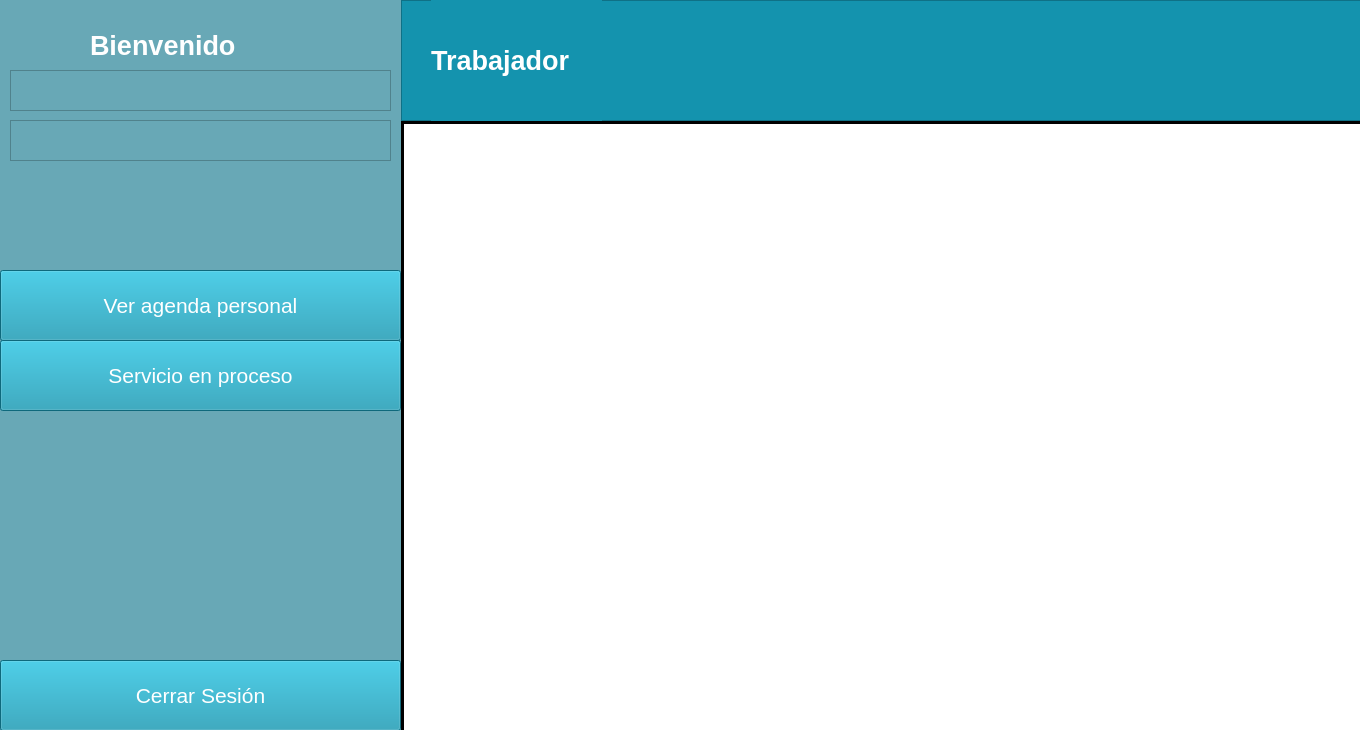
<?xml version="1.0" encoding="UTF-8"?>
<ui version="4.0">
 <class>MainWindow</class>
 <widget class="QMainWindow" name="MainWindow">
  <property name="geometry">
   <rect>
    <x>0</x>
    <y>0</y>
    <width>1360</width>
    <height>730</height>
   </rect>
  </property>
  <property name="palette">
   <palette>
    <active>
     <colorrole role="WindowText">
      <brush brushstyle="SolidPattern">
       <color alpha="255">
        <red>255</red>
        <green>255</green>
        <blue>255</blue>
       </color>
      </brush>
     </colorrole>
     <colorrole role="Light">
      <brush brushstyle="SolidPattern">
       <color alpha="255">
        <red>20</red>
        <green>147</green>
        <blue>174</blue>
       </color>
      </brush>
     </colorrole>
     <colorrole role="Base">
      <brush brushstyle="SolidPattern">
       <color alpha="255">
        <red>255</red>
        <green>255</green>
        <blue>255</blue>
       </color>
      </brush>
     </colorrole>
     <colorrole role="Window">
      <brush brushstyle="SolidPattern">
       <color alpha="255">
        <red>104</red>
        <green>168</green>
        <blue>182</blue>
       </color>
      </brush>
     </colorrole>
    </active>
    <inactive>
     <colorrole role="WindowText">
      <brush brushstyle="SolidPattern">
       <color alpha="255">
        <red>255</red>
        <green>255</green>
        <blue>255</blue>
       </color>
      </brush>
     </colorrole>
     <colorrole role="Light">
      <brush brushstyle="SolidPattern">
       <color alpha="255">
        <red>20</red>
        <green>147</green>
        <blue>174</blue>
       </color>
      </brush>
     </colorrole>
     <colorrole role="Base">
      <brush brushstyle="SolidPattern">
       <color alpha="255">
        <red>255</red>
        <green>255</green>
        <blue>255</blue>
       </color>
      </brush>
     </colorrole>
     <colorrole role="Window">
      <brush brushstyle="SolidPattern">
       <color alpha="255">
        <red>104</red>
        <green>168</green>
        <blue>182</blue>
       </color>
      </brush>
     </colorrole>
    </inactive>
    <disabled>
     <colorrole role="WindowText">
      <brush brushstyle="SolidPattern">
       <color alpha="255">
        <red>120</red>
        <green>120</green>
        <blue>120</blue>
       </color>
      </brush>
     </colorrole>
     <colorrole role="Light">
      <brush brushstyle="SolidPattern">
       <color alpha="255">
        <red>20</red>
        <green>147</green>
        <blue>174</blue>
       </color>
      </brush>
     </colorrole>
     <colorrole role="Base">
      <brush brushstyle="SolidPattern">
       <color alpha="255">
        <red>104</red>
        <green>168</green>
        <blue>182</blue>
       </color>
      </brush>
     </colorrole>
     <colorrole role="Window">
      <brush brushstyle="SolidPattern">
       <color alpha="255">
        <red>104</red>
        <green>168</green>
        <blue>182</blue>
       </color>
      </brush>
     </colorrole>
    </disabled>
   </palette>
  </property>
  <property name="windowTitle">
   <string>Centro de estetica</string>
  </property>
  <property name="windowIcon">
   <iconset>
    <normaloff>../../Downloads/uco/POO/entornoVirtual/_92127008_thinkstockphotos-615094882.jpg</normaloff>../../Downloads/uco/POO/entornoVirtual/_92127008_thinkstockphotos-615094882.jpg</iconset>
  </property>
  <widget class="QWidget" name="centralwidget">
   <property name="enabled">
    <bool>true</bool>
   </property>
   <widget class="QLabel" name="label_2">
    <property name="geometry">
     <rect>
      <x>570</x>
      <y>510</y>
      <width>211</width>
      <height>81</height>
     </rect>
    </property>
    <property name="font">
     <font>
      <pointsize>25</pointsize>
     </font>
    </property>
    <property name="text">
     <string>Contraseña</string>
    </property>
   </widget>
   <widget class="QLabel" name="label_3">
    <property name="geometry">
     <rect>
      <x>600</x>
      <y>410</y>
      <width>141</width>
      <height>51</height>
     </rect>
    </property>
    <property name="font">
     <font>
      <pointsize>25</pointsize>
     </font>
    </property>
    <property name="text">
     <string>Usuario</string>
    </property>
   </widget>
   <widget class="QFrame" name="frame">
    <property name="geometry">
     <rect>
      <x>401</x>
      <y>0</y>
      <width>1571</width>
      <height>121</height>
     </rect>
    </property>
    <property name="styleSheet">
     <string notr="true">background-color: rgb(20, 147, 174);</string>
    </property>
    <property name="frameShape">
     <enum>QFrame::StyledPanel</enum>
    </property>
    <property name="frameShadow">
     <enum>QFrame::Raised</enum>
    </property>
    <widget class="QLabel" name="Title_2">
     <property name="geometry">
      <rect>
       <x>30</x>
       <y>0</y>
       <width>171</width>
       <height>121</height>
      </rect>
     </property>
     <property name="palette">
      <palette>
       <active>
        <colorrole role="WindowText">
         <brush brushstyle="SolidPattern">
          <color alpha="255">
           <red>255</red>
           <green>255</green>
           <blue>255</blue>
          </color>
         </brush>
        </colorrole>
        <colorrole role="Button">
         <brush brushstyle="SolidPattern">
          <color alpha="255">
           <red>20</red>
           <green>147</green>
           <blue>174</blue>
          </color>
         </brush>
        </colorrole>
        <colorrole role="Base">
         <brush brushstyle="SolidPattern">
          <color alpha="255">
           <red>20</red>
           <green>147</green>
           <blue>174</blue>
          </color>
         </brush>
        </colorrole>
        <colorrole role="Window">
         <brush brushstyle="SolidPattern">
          <color alpha="255">
           <red>20</red>
           <green>147</green>
           <blue>174</blue>
          </color>
         </brush>
        </colorrole>
       </active>
       <inactive>
        <colorrole role="WindowText">
         <brush brushstyle="SolidPattern">
          <color alpha="255">
           <red>255</red>
           <green>255</green>
           <blue>255</blue>
          </color>
         </brush>
        </colorrole>
        <colorrole role="Button">
         <brush brushstyle="SolidPattern">
          <color alpha="255">
           <red>20</red>
           <green>147</green>
           <blue>174</blue>
          </color>
         </brush>
        </colorrole>
        <colorrole role="Base">
         <brush brushstyle="SolidPattern">
          <color alpha="255">
           <red>20</red>
           <green>147</green>
           <blue>174</blue>
          </color>
         </brush>
        </colorrole>
        <colorrole role="Window">
         <brush brushstyle="SolidPattern">
          <color alpha="255">
           <red>20</red>
           <green>147</green>
           <blue>174</blue>
          </color>
         </brush>
        </colorrole>
       </inactive>
       <disabled>
        <colorrole role="WindowText">
         <brush brushstyle="SolidPattern">
          <color alpha="255">
           <red>120</red>
           <green>120</green>
           <blue>120</blue>
          </color>
         </brush>
        </colorrole>
        <colorrole role="Button">
         <brush brushstyle="SolidPattern">
          <color alpha="255">
           <red>20</red>
           <green>147</green>
           <blue>174</blue>
          </color>
         </brush>
        </colorrole>
        <colorrole role="Base">
         <brush brushstyle="SolidPattern">
          <color alpha="255">
           <red>20</red>
           <green>147</green>
           <blue>174</blue>
          </color>
         </brush>
        </colorrole>
        <colorrole role="Window">
         <brush brushstyle="SolidPattern">
          <color alpha="255">
           <red>20</red>
           <green>147</green>
           <blue>174</blue>
          </color>
         </brush>
        </colorrole>
       </disabled>
      </palette>
     </property>
     <property name="font">
      <font>
       <family>MS Shell Dlg 2</family>
       <pointsize>20</pointsize>
       <weight>75</weight>
       <italic>false</italic>
       <bold>true</bold>
       <strikeout>false</strikeout>
      </font>
     </property>
     <property name="text">
      <string>Trabajador</string>
     </property>
    </widget>
   </widget>
   <widget class="QFrame" name="frame_2">
    <property name="geometry">
     <rect>
      <x>401</x>
      <y>50</y>
      <width>1711</width>
      <height>1041</height>
     </rect>
    </property>
    <property name="styleSheet">
     <string notr="true">background-color: rgb(255, 255, 255);</string>
    </property>
    <property name="frameShape">
     <enum>QFrame::StyledPanel</enum>
    </property>
    <property name="frameShadow">
     <enum>QFrame::Raised</enum>
    </property>
    <widget class="QFrame" name="frame_3">
     <property name="geometry">
      <rect>
       <x>0</x>
       <y>-120</y>
       <width>3</width>
       <height>1101</height>
      </rect>
     </property>
     <property name="styleSheet">
      <string notr="true">background-color: rgb(0, 0, 0);</string>
     </property>
     <property name="frameShape">
      <enum>QFrame::StyledPanel</enum>
     </property>
     <property name="frameShadow">
      <enum>QFrame::Raised</enum>
     </property>
    </widget>
    <widget class="QFrame" name="frame_4">
     <property name="geometry">
      <rect>
       <x>0</x>
       <y>70</y>
       <width>1651</width>
       <height>4</height>
      </rect>
     </property>
     <property name="styleSheet">
      <string notr="true">background-color: rgb(0, 0, 0);</string>
     </property>
     <property name="frameShape">
      <enum>QFrame::StyledPanel</enum>
     </property>
     <property name="frameShadow">
      <enum>QFrame::Raised</enum>
     </property>
    </widget>
   </widget>
   <widget class="QTextEdit" name="Nombre_usuario">
    <property name="geometry">
     <rect>
      <x>10</x>
      <y>70</y>
      <width>381</width>
      <height>41</height>
     </rect>
    </property>
    <property name="styleSheet">
     <string notr="true">background-color: rgb(104, 168, 182);
color: rgb(104, 168, 182);
selection-color: rgb(104, 168, 182);
border-bottom-color: rgb(104, 168, 182);
alternate-background-color: rgb(104, 168, 182);
gridline-color: rgb(104, 168, 182);
border-top-color: rgb(104, 168, 182);
border-color: rgb(104, 168, 182);</string>
    </property>
   </widget>
   <widget class="QPushButton" name="botSerProc">
    <property name="geometry">
     <rect>
      <x>0</x>
      <y>340</y>
      <width>401</width>
      <height>71</height>
     </rect>
    </property>
    <property name="palette">
     <palette>
      <active>
       <colorrole role="Button">
        <brush brushstyle="SolidPattern">
         <color alpha="255">
          <red>20</red>
          <green>147</green>
          <blue>174</blue>
         </color>
        </brush>
       </colorrole>
       <colorrole role="Text">
        <brush brushstyle="SolidPattern">
         <color alpha="255">
          <red>255</red>
          <green>255</green>
          <blue>255</blue>
         </color>
        </brush>
       </colorrole>
       <colorrole role="ButtonText">
        <brush brushstyle="SolidPattern">
         <color alpha="255">
          <red>255</red>
          <green>255</green>
          <blue>255</blue>
         </color>
        </brush>
       </colorrole>
       <colorrole role="Base">
        <brush brushstyle="SolidPattern">
         <color alpha="255">
          <red>20</red>
          <green>147</green>
          <blue>174</blue>
         </color>
        </brush>
       </colorrole>
       <colorrole role="Window">
        <brush brushstyle="SolidPattern">
         <color alpha="255">
          <red>20</red>
          <green>147</green>
          <blue>174</blue>
         </color>
        </brush>
       </colorrole>
       <colorrole role="PlaceholderText">
        <brush brushstyle="SolidPattern">
         <color alpha="128">
          <red>255</red>
          <green>255</green>
          <blue>255</blue>
         </color>
        </brush>
       </colorrole>
      </active>
      <inactive>
       <colorrole role="Button">
        <brush brushstyle="SolidPattern">
         <color alpha="255">
          <red>20</red>
          <green>147</green>
          <blue>174</blue>
         </color>
        </brush>
       </colorrole>
       <colorrole role="Text">
        <brush brushstyle="SolidPattern">
         <color alpha="255">
          <red>255</red>
          <green>255</green>
          <blue>255</blue>
         </color>
        </brush>
       </colorrole>
       <colorrole role="ButtonText">
        <brush brushstyle="SolidPattern">
         <color alpha="255">
          <red>255</red>
          <green>255</green>
          <blue>255</blue>
         </color>
        </brush>
       </colorrole>
       <colorrole role="Base">
        <brush brushstyle="SolidPattern">
         <color alpha="255">
          <red>20</red>
          <green>147</green>
          <blue>174</blue>
         </color>
        </brush>
       </colorrole>
       <colorrole role="Window">
        <brush brushstyle="SolidPattern">
         <color alpha="255">
          <red>20</red>
          <green>147</green>
          <blue>174</blue>
         </color>
        </brush>
       </colorrole>
       <colorrole role="PlaceholderText">
        <brush brushstyle="SolidPattern">
         <color alpha="128">
          <red>255</red>
          <green>255</green>
          <blue>255</blue>
         </color>
        </brush>
       </colorrole>
      </inactive>
      <disabled>
       <colorrole role="Button">
        <brush brushstyle="SolidPattern">
         <color alpha="255">
          <red>20</red>
          <green>147</green>
          <blue>174</blue>
         </color>
        </brush>
       </colorrole>
       <colorrole role="Text">
        <brush brushstyle="SolidPattern">
         <color alpha="255">
          <red>120</red>
          <green>120</green>
          <blue>120</blue>
         </color>
        </brush>
       </colorrole>
       <colorrole role="ButtonText">
        <brush brushstyle="SolidPattern">
         <color alpha="255">
          <red>120</red>
          <green>120</green>
          <blue>120</blue>
         </color>
        </brush>
       </colorrole>
       <colorrole role="Base">
        <brush brushstyle="SolidPattern">
         <color alpha="255">
          <red>20</red>
          <green>147</green>
          <blue>174</blue>
         </color>
        </brush>
       </colorrole>
       <colorrole role="Window">
        <brush brushstyle="SolidPattern">
         <color alpha="255">
          <red>20</red>
          <green>147</green>
          <blue>174</blue>
         </color>
        </brush>
       </colorrole>
       <colorrole role="PlaceholderText">
        <brush brushstyle="SolidPattern">
         <color alpha="128">
          <red>0</red>
          <green>0</green>
          <blue>0</blue>
         </color>
        </brush>
       </colorrole>
      </disabled>
     </palette>
    </property>
    <property name="font">
     <font>
      <pointsize>16</pointsize>
     </font>
    </property>
    <property name="styleSheet">
     <string notr="true">background-color: rgb(20, 147, 174);</string>
    </property>
    <property name="text">
     <string>Servicio en proceso</string>
    </property>
    <property name="icon">
     <iconset>
      <normaloff>../../Downloads/uco/POO/entornoVirtual/_92127008_thinkstockphotos-615094882.jpg</normaloff>../../Downloads/uco/POO/entornoVirtual/_92127008_thinkstockphotos-615094882.jpg</iconset>
    </property>
    <property name="iconSize">
     <size>
      <width>35</width>
      <height>30</height>
     </size>
    </property>
   </widget>
   <widget class="QLabel" name="Title">
    <property name="geometry">
     <rect>
      <x>90</x>
      <y>0</y>
      <width>211</width>
      <height>91</height>
     </rect>
    </property>
    <property name="font">
     <font>
      <family>MS Shell Dlg 2</family>
      <pointsize>20</pointsize>
      <weight>75</weight>
      <italic>false</italic>
      <bold>true</bold>
      <strikeout>false</strikeout>
     </font>
    </property>
    <property name="text">
     <string>Bienvenido</string>
    </property>
   </widget>
   <widget class="QTextEdit" name="Documento">
    <property name="geometry">
     <rect>
      <x>10</x>
      <y>120</y>
      <width>381</width>
      <height>41</height>
     </rect>
    </property>
    <property name="styleSheet">
     <string notr="true">background-color: rgb(104, 168, 182);</string>
    </property>
   </widget>
   <widget class="QPushButton" name="botCerRec">
    <property name="geometry">
     <rect>
      <x>0</x>
      <y>660</y>
      <width>401</width>
      <height>71</height>
     </rect>
    </property>
    <property name="palette">
     <palette>
      <active>
       <colorrole role="Button">
        <brush brushstyle="SolidPattern">
         <color alpha="255">
          <red>20</red>
          <green>147</green>
          <blue>174</blue>
         </color>
        </brush>
       </colorrole>
       <colorrole role="ButtonText">
        <brush brushstyle="SolidPattern">
         <color alpha="255">
          <red>255</red>
          <green>255</green>
          <blue>255</blue>
         </color>
        </brush>
       </colorrole>
       <colorrole role="Base">
        <brush brushstyle="SolidPattern">
         <color alpha="255">
          <red>20</red>
          <green>147</green>
          <blue>174</blue>
         </color>
        </brush>
       </colorrole>
       <colorrole role="Window">
        <brush brushstyle="SolidPattern">
         <color alpha="255">
          <red>20</red>
          <green>147</green>
          <blue>174</blue>
         </color>
        </brush>
       </colorrole>
      </active>
      <inactive>
       <colorrole role="Button">
        <brush brushstyle="SolidPattern">
         <color alpha="255">
          <red>20</red>
          <green>147</green>
          <blue>174</blue>
         </color>
        </brush>
       </colorrole>
       <colorrole role="ButtonText">
        <brush brushstyle="SolidPattern">
         <color alpha="255">
          <red>255</red>
          <green>255</green>
          <blue>255</blue>
         </color>
        </brush>
       </colorrole>
       <colorrole role="Base">
        <brush brushstyle="SolidPattern">
         <color alpha="255">
          <red>20</red>
          <green>147</green>
          <blue>174</blue>
         </color>
        </brush>
       </colorrole>
       <colorrole role="Window">
        <brush brushstyle="SolidPattern">
         <color alpha="255">
          <red>20</red>
          <green>147</green>
          <blue>174</blue>
         </color>
        </brush>
       </colorrole>
      </inactive>
      <disabled>
       <colorrole role="Button">
        <brush brushstyle="SolidPattern">
         <color alpha="255">
          <red>20</red>
          <green>147</green>
          <blue>174</blue>
         </color>
        </brush>
       </colorrole>
       <colorrole role="ButtonText">
        <brush brushstyle="SolidPattern">
         <color alpha="255">
          <red>120</red>
          <green>120</green>
          <blue>120</blue>
         </color>
        </brush>
       </colorrole>
       <colorrole role="Base">
        <brush brushstyle="SolidPattern">
         <color alpha="255">
          <red>20</red>
          <green>147</green>
          <blue>174</blue>
         </color>
        </brush>
       </colorrole>
       <colorrole role="Window">
        <brush brushstyle="SolidPattern">
         <color alpha="255">
          <red>20</red>
          <green>147</green>
          <blue>174</blue>
         </color>
        </brush>
       </colorrole>
      </disabled>
     </palette>
    </property>
    <property name="font">
     <font>
      <pointsize>16</pointsize>
     </font>
    </property>
    <property name="styleSheet">
     <string notr="true">background-color: rgb(20, 147, 174);</string>
    </property>
    <property name="text">
     <string>Cerrar Sesión</string>
    </property>
    <property name="icon">
     <iconset>
      <normaloff>../../Downloads/uco/POO/entornoVirtual/_92127008_thinkstockphotos-615094882.jpg</normaloff>../../Downloads/uco/POO/entornoVirtual/_92127008_thinkstockphotos-615094882.jpg</iconset>
    </property>
    <property name="iconSize">
     <size>
      <width>35</width>
      <height>30</height>
     </size>
    </property>
   </widget>
   <widget class="QPushButton" name="botAgenPers">
    <property name="geometry">
     <rect>
      <x>0</x>
      <y>270</y>
      <width>401</width>
      <height>71</height>
     </rect>
    </property>
    <property name="palette">
     <palette>
      <active>
       <colorrole role="Button">
        <brush brushstyle="SolidPattern">
         <color alpha="255">
          <red>20</red>
          <green>147</green>
          <blue>174</blue>
         </color>
        </brush>
       </colorrole>
       <colorrole role="Text">
        <brush brushstyle="SolidPattern">
         <color alpha="255">
          <red>255</red>
          <green>255</green>
          <blue>255</blue>
         </color>
        </brush>
       </colorrole>
       <colorrole role="ButtonText">
        <brush brushstyle="SolidPattern">
         <color alpha="255">
          <red>255</red>
          <green>255</green>
          <blue>255</blue>
         </color>
        </brush>
       </colorrole>
       <colorrole role="Base">
        <brush brushstyle="SolidPattern">
         <color alpha="255">
          <red>20</red>
          <green>147</green>
          <blue>174</blue>
         </color>
        </brush>
       </colorrole>
       <colorrole role="Window">
        <brush brushstyle="SolidPattern">
         <color alpha="255">
          <red>20</red>
          <green>147</green>
          <blue>174</blue>
         </color>
        </brush>
       </colorrole>
       <colorrole role="PlaceholderText">
        <brush brushstyle="SolidPattern">
         <color alpha="128">
          <red>255</red>
          <green>255</green>
          <blue>255</blue>
         </color>
        </brush>
       </colorrole>
      </active>
      <inactive>
       <colorrole role="Button">
        <brush brushstyle="SolidPattern">
         <color alpha="255">
          <red>20</red>
          <green>147</green>
          <blue>174</blue>
         </color>
        </brush>
       </colorrole>
       <colorrole role="Text">
        <brush brushstyle="SolidPattern">
         <color alpha="255">
          <red>255</red>
          <green>255</green>
          <blue>255</blue>
         </color>
        </brush>
       </colorrole>
       <colorrole role="ButtonText">
        <brush brushstyle="SolidPattern">
         <color alpha="255">
          <red>255</red>
          <green>255</green>
          <blue>255</blue>
         </color>
        </brush>
       </colorrole>
       <colorrole role="Base">
        <brush brushstyle="SolidPattern">
         <color alpha="255">
          <red>20</red>
          <green>147</green>
          <blue>174</blue>
         </color>
        </brush>
       </colorrole>
       <colorrole role="Window">
        <brush brushstyle="SolidPattern">
         <color alpha="255">
          <red>20</red>
          <green>147</green>
          <blue>174</blue>
         </color>
        </brush>
       </colorrole>
       <colorrole role="PlaceholderText">
        <brush brushstyle="SolidPattern">
         <color alpha="128">
          <red>255</red>
          <green>255</green>
          <blue>255</blue>
         </color>
        </brush>
       </colorrole>
      </inactive>
      <disabled>
       <colorrole role="Button">
        <brush brushstyle="SolidPattern">
         <color alpha="255">
          <red>20</red>
          <green>147</green>
          <blue>174</blue>
         </color>
        </brush>
       </colorrole>
       <colorrole role="Text">
        <brush brushstyle="SolidPattern">
         <color alpha="255">
          <red>120</red>
          <green>120</green>
          <blue>120</blue>
         </color>
        </brush>
       </colorrole>
       <colorrole role="ButtonText">
        <brush brushstyle="SolidPattern">
         <color alpha="255">
          <red>120</red>
          <green>120</green>
          <blue>120</blue>
         </color>
        </brush>
       </colorrole>
       <colorrole role="Base">
        <brush brushstyle="SolidPattern">
         <color alpha="255">
          <red>20</red>
          <green>147</green>
          <blue>174</blue>
         </color>
        </brush>
       </colorrole>
       <colorrole role="Window">
        <brush brushstyle="SolidPattern">
         <color alpha="255">
          <red>20</red>
          <green>147</green>
          <blue>174</blue>
         </color>
        </brush>
       </colorrole>
       <colorrole role="PlaceholderText">
        <brush brushstyle="SolidPattern">
         <color alpha="128">
          <red>0</red>
          <green>0</green>
          <blue>0</blue>
         </color>
        </brush>
       </colorrole>
      </disabled>
     </palette>
    </property>
    <property name="font">
     <font>
      <pointsize>16</pointsize>
     </font>
    </property>
    <property name="styleSheet">
     <string notr="true">background-color: rgb(20, 147, 174);</string>
    </property>
    <property name="text">
     <string>Ver agenda personal</string>
    </property>
    <property name="icon">
     <iconset>
      <normaloff>../../Downloads/uco/POO/entornoVirtual/_92127008_thinkstockphotos-615094882.jpg</normaloff>../../Downloads/uco/POO/entornoVirtual/_92127008_thinkstockphotos-615094882.jpg</iconset>
    </property>
    <property name="iconSize">
     <size>
      <width>35</width>
      <height>30</height>
     </size>
    </property>
   </widget>
   <zorder>frame_2</zorder>
   <zorder>label_2</zorder>
   <zorder>label_3</zorder>
   <zorder>frame</zorder>
   <zorder>Nombre_usuario</zorder>
   <zorder>botSerProc</zorder>
   <zorder>Title</zorder>
   <zorder>Documento</zorder>
   <zorder>botCerRec</zorder>
   <zorder>botAgenPers</zorder>
  </widget>
 </widget>
 <resources/>
 <connections/>
</ui>
